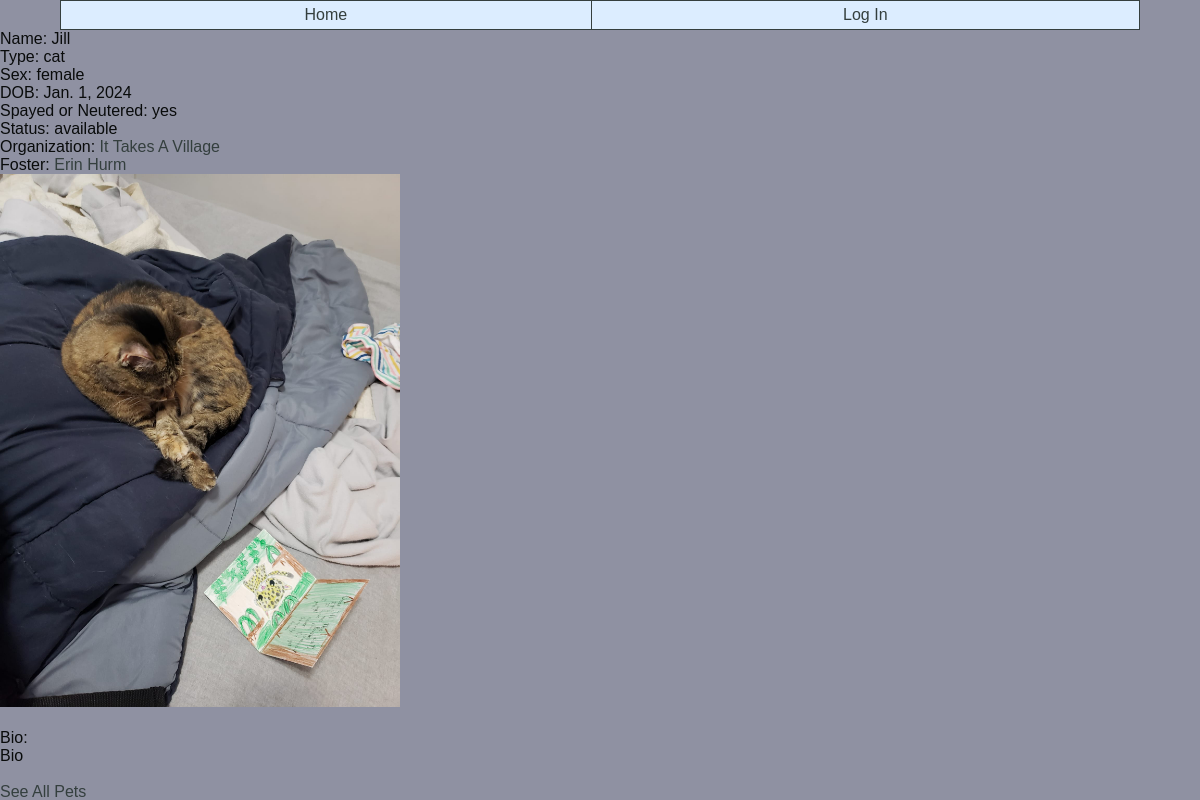
The page /pets/9/ on the database its author committed.
### PetTracker/models.py (models this page shows, shortened)
class Pet(models.Model):
    petID = models.AutoField(primary_key=True)
    petMicrochipID = models.CharField(max_length=50, blank=True, null=True)
    petName = models.CharField(max_length=50)
    petType = models.CharField(choices=typeSelection, max_length=10)
    petSex = models.CharField(choices=sexSelection, max_length=10)
    petDOB = models.DateField(blank=True, null=True)
    petSpayNeuter = models.CharField(choices=fixSelection, max_length=10)
    petStatus = models.CharField(choices=statusSelection, max_length=15)
    petImage = models.FileField(blank=True, null=True, upload_to='media/')
    petRecords = models.FileField(blank=True, null=True, upload_to='media/')
    petBio=models.TextField(max_length=5000, blank=True, null=True)
    petOrganization=models.ForeignKey(Organization, on_delete=models.CASCADE, blank=True, null=True)
    petFoster=models.ForeignKey(Foster, on_delete=models.CASCADE, blank=True, null=True)

class Organization(models.Model):
    orgID = models.AutoField(primary_key=True)
    orgName = models.CharField(max_length=50)
    orgContact = models.CharField(max_length=50)
    orgStreet = models.CharField(max_length=50)
    orgCity = models.CharField(max_length=50)
    orgState = models.CharField(choices=stateSelection, max_length=2)
    orgZip = models.CharField(max_length=5)
    orgEmail = models.EmailField(max_length=75)
    orgPhone = models.CharField(max_length=10, null=True)
    def __str__(self):
        return self.orgName

class Foster(models.Model):
    fosterID = models.AutoField(primary_key=True)
    fosterName = models.CharField(max_length=50)
    fosterStreet = models.CharField(max_length=50)
    fosterCity = models.CharField(max_length=50)
    fosterState = models.CharField(choices=stateSelection, max_length=2)
    fosterZip = models.CharField(max_length=5)
    fosterEmail = models.EmailField(max_length=70)
    fosterPhone = models.CharField(max_length=10, null=True)
    def __str__(self):
        return self.fosterName

### PetTracker/views.py (the view)
# urls.py: path('pets/<int:petID>/', views.petDetail, name='petdetail'),
def petDetail(request, petID):
    pet = get_object_or_404(Pet, pk=petID)
    return render(request, 'petdetail.html', {'pet':pet})

### templates/petdetail.html (shortened to what this page needs)
{% extends 'base.html' %}
{% block content %}
<head>
</head>
<body>
    Name: {{ pet.petName }}<br>
    Type: {{ pet.petType }}<br>
    Sex: {{ pet.petSex}}<br>
    DOB: {{ pet.petDOB }}<br>
    Spayed or Neutered: {{ pet.petSpayNeuter}}<br>
    Status: {{ pet.petStatus}}<br>
    {% if pet.petOrganization %}
        Organization: <a href="{% url 'orgdetail' pet.petOrganization.orgID %}">{{pet.petOrganization}}</a><br>
    {% endif %}
    {% if pet.petFoster %}
        Foster: <a href="{% url 'fosterdetail' pet.petFoster.fosterID %}">{{pet.petFoster}}</a><br>
    {% endif %}
    {% if pet.petImage %}
    <img src="{{ pet.petImage.url }}" width="400"><br><br>
    {% else %}
    No image available<br>
    {% endif %}
    Bio:<br> {{pet.petBio}}<br><br>
    <a href="/viewpets">See All Pets</a>
</body>
{% endblock %}

### static/pettracker.css (style rules this page uses)
* { box-sizing: border-box; }
body { background-color: #8F91A2; color: #090B0B; font-family: "Verdana", "Arial", sans-serif; margin: 0; }
body a { text-decoration: none; }
body a:link { color: #343f3e; }

### rows shown on the page
Pet: petName "Jill", petType "cat", petSex "female", petDOB "Jan. 1, 2024", petSpayNeuter "yes", petStatus "available", petOrganization "It Takes A Village", petFoster "Erin Hurm", petImage (picture), petBio "Bio"
